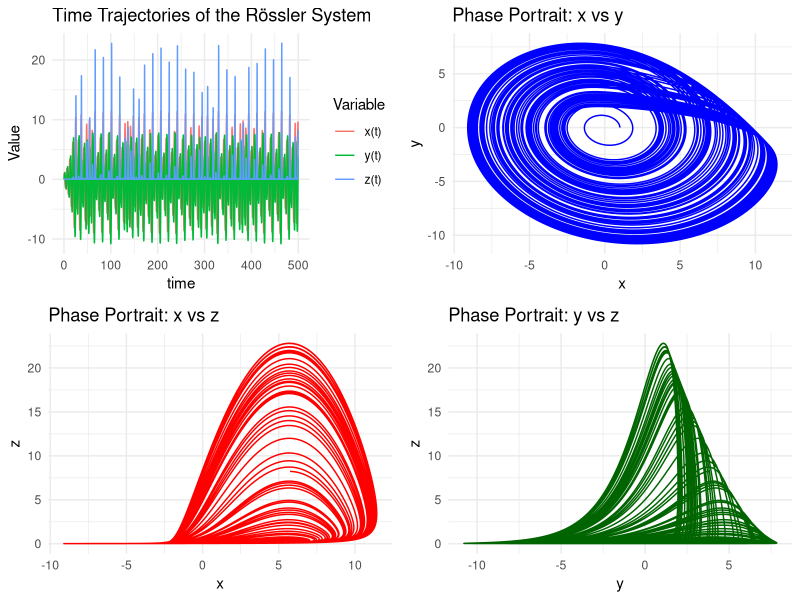

The R script that drew this image:
## ---- chunk 1
# Load libraries
library(deSolve)
library(ggplot2)
library(gridExtra)

# -----------------------------
# Define the Rossler System
# -----------------------------
rossler <- function(t, state, parameters) {
  with(as.list(c(state, parameters)), {
    dx <- -y - z
    dy <- x + a * y
    dz <- b + z * (x - c)
    list(c(dx, dy, dz))
  })
}

# Parameters (chaotic regime)
parameters <- c(a = 0.2, b = 0.2, c = 5.7)

# Initial conditions
state <- c(x = 1, y = 0, z = 0)

# Time span
times <- seq(0, 500, by = 0.01)

# Solve ODE
out <- ode(y = state, times = times, func = rossler, parms = parameters)
out <- as.data.frame(out)

# -----------------------------
# Time Trajectory Plot
# -----------------------------
p_time <- ggplot(out, aes(x = time)) +
  geom_line(aes(y = x, color = "x(t)")) +
  geom_line(aes(y = y, color = "y(t)")) +
  geom_line(aes(y = z, color = "z(t)")) +
  labs(title = "Time Trajectories of the Rössler System",
       y = "Value", color = "Variable") +
  theme_minimal()

# -----------------------------
# Phase Portraits
# -----------------------------
p_xy <- ggplot(out, aes(x = x, y = y)) +
  geom_path(color = "blue") +
  labs(title = "Phase Portrait: x vs y") +
  theme_minimal()

p_xz <- ggplot(out, aes(x = x, y = z)) +
  geom_path(color = "red") +
  labs(title = "Phase Portrait: x vs z") +
  theme_minimal()

p_yz <- ggplot(out, aes(x = y, y = z)) +
  geom_path(color = "darkgreen") +
  labs(title = "Phase Portrait: y vs z") +
  theme_minimal()

# Display phase portraits together
grid.arrange(p_time, p_xy, p_xz, p_yz, ncol = 2)
